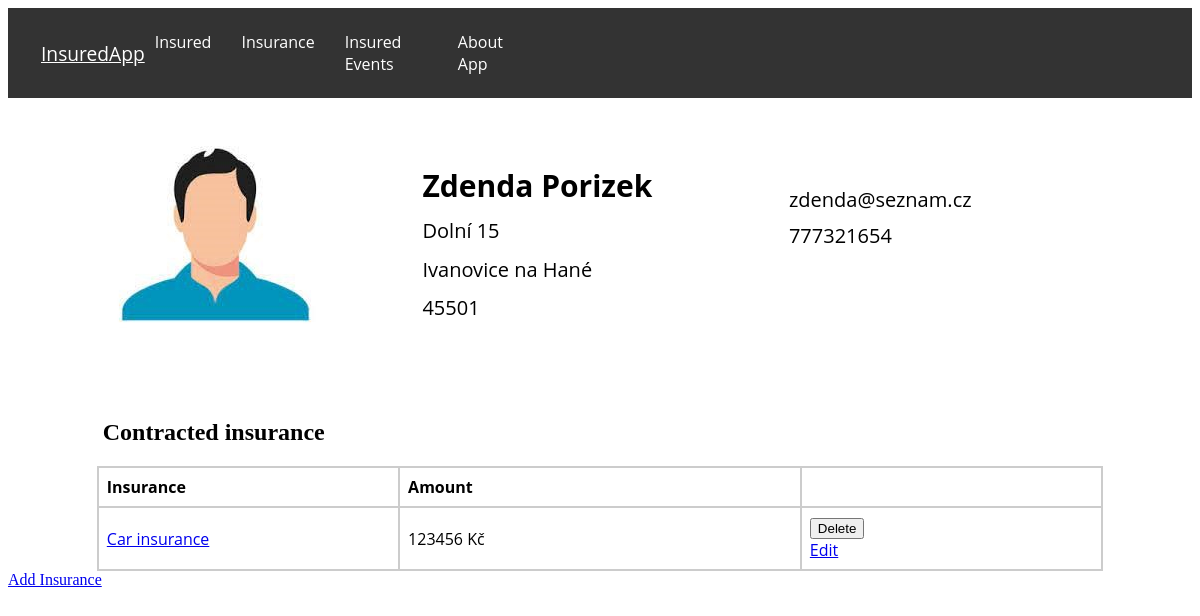
/insured/5/, run on an earlier commit of the app's database.
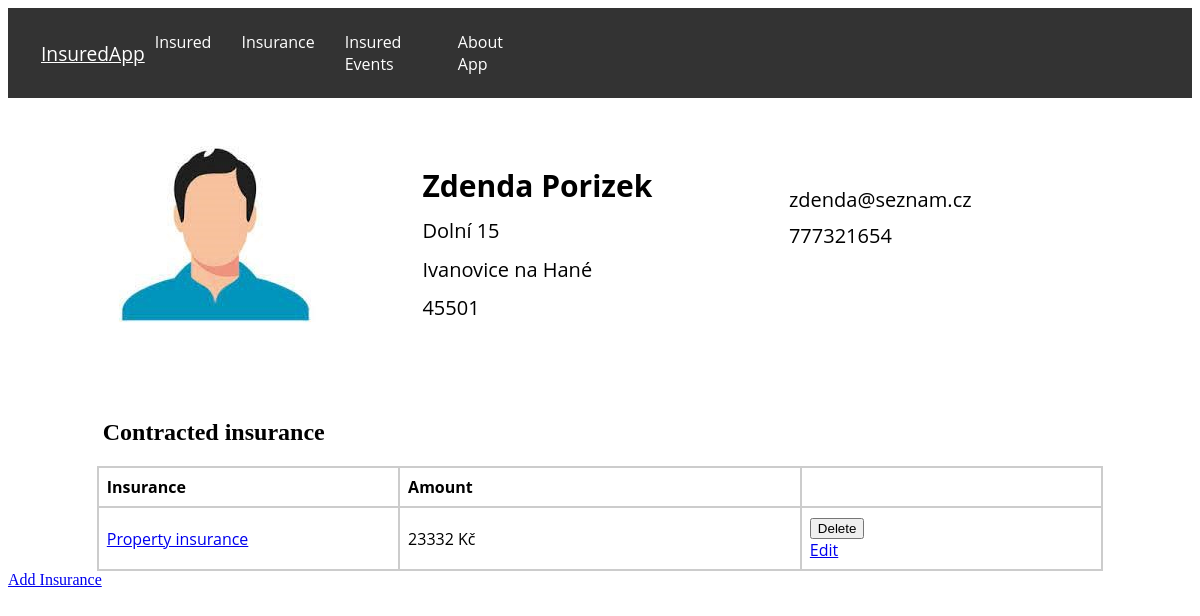
And on a later commit of the database.
### evidence/models.py (models this page shows, shortened)
class Insurance(models.Model):
    INSURANCE_TYPE = (
        ('home', 'Home insurance'),
        ('car', 'Car insurance'),
        ('property', 'Property insurance'),
    )
    insurance = models.ManyToManyField(Insured, related_name='insurance')
    type = models.CharField(max_length=32, choices=INSURANCE_TYPE)
    subject = models.CharField(max_length=32)
    amount = models.IntegerField()
    valid_from = models.DateField()
    valid_until = models.DateField()

### evidence/views.py (the view)
# urls.py: path('insured/<int:insured_id>/', views.insured_detail, name='insured_detail'),
def insured_detail(request, insured_id):
    insured = get_object_or_404(Insured, pk=insured_id)
    return render(request, 'insured_detail.html', {'insured': insured, 'insured_id': insured_id})

### evidence/templates/insured_detail.html (shortened to what this page needs)
{% extends 'base.html' %}
{% load static %}
{% block content %}
    <div class="insured-info">
        <div class="thumbnail">
            {% if insured.profile_photo %}
                <img src="{{ insured.profile_photo.url }}" alt="Thumbnail">
            {% else %}
                <img src="{% static 'evidence/default_thumbnail.jpg' %}" alt="Default Thumbnail">
            {% endif %}
        </div>
        <div class="personal-info">
            <p class="name">{{ insured.first_name }} {{ insured.last_name }}</p>
            <p>{{ insured.street }}</p>
            <p>{{ insured.city }}</p>
            <p>{{ insured.zipcode }}</p>
        </div>
        <div class="contact-info">
            <p>{{ insured.email }}</p>
            <p>{{ insured.phone }}</p>
        </div>
    </div>
    <div class="insured-policies">
        <h2 class="insured-h">Contracted insurance</h2>
        <table class="policies-table">
            <thead>
                <tr>
                    <th>Insurance</th>
                    <th>Amount</th>
                    <th></th>
                </tr>
            </thead>
            <tbody>
            {% for policy in insured.insurance.all %}
                <tr>
                    <td><a href="{% url 'insurance_detail' insurance_id=policy.id %}">{{ policy.get_type_display }}</a></td>
                    <td>{{ policy.amount }} Kč</td>
                  <td>
                        <form method="post" action="{% url 'delete_insurance' insurance_id=policy.id %}">
                            <button type="submit" class="delete-button" onclick="return confirm('Are you sure you want to delete this insurance?')">Delete</button>
                        </form>
                        <a href="{% url 'edit_insurance' insurance_id=policy.id %}">Edit</a>
                    </td>
                </tr>
            {% endfor %}
            </tbody>
        </table>
    </div>
    <a href="{% url 'add_insurance' insured_id=insured.id %}">Add Insurance</a>
{% endblock %}

What changed in the data, as far as the page shows it:
removed Insurance: type "Car insurance", amount "123456"
added Insurance: type "Property insurance", amount "23332"
